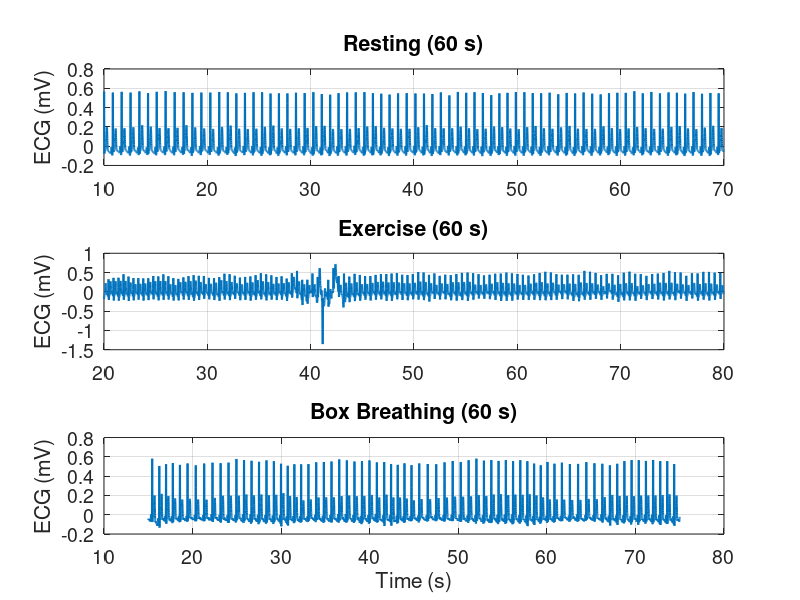

Reproduce this figure in MATLAB. (Note: this script raises an error after producing the figure.)
%% 1:Load Data
%General Idea is just loading all the data into two arrays and then
%clearing it for a new file.
% t- prefix denotes time instance
% ecg- prefix denotes ecg reading data
load("BoxBreathing.mat")
t_box = b1(:,1);
ecg_box = b1(:,2);

clear b1

load("Exercise.mat")
t_ex = b1(:,1);
ecg_ex = b1(:,2);

clear b1

load("Resting.mat")

t_rest = b1(:,1);
ecg_rest = b1(:,2);

clear b1

%% 2:Plot Signals
t0_rest = 10;    % start time for resting
t0_ex   = 20;    % start time for exercise
t0_box  = 15;    % start time for box breathing

% Masks for 60-second windows
mask_rest_60 = (t_rest >= t0_rest) & (t_rest <= t0_rest + 60);
mask_ex_60   = (t_ex   >= t0_ex)   & (t_ex   <= t0_ex   + 60);
mask_box_60  = (t_box  >= t0_box)  & (t_box  <= t0_box  + 60);
figure;
 
% 1) Resting
subplot(3,1,1);
plot(t_rest(mask_rest_60), ecg_rest(mask_rest_60), 'LineWidth', 1.5);
title('Resting (60 s)', 'FontSize', 16);
ylabel('ECG (mV)', 'FontSize', 14);
set(gca, 'FontSize', 14);
grid on;

% 2) Exercise
subplot(3,1,2);
plot(t_ex(mask_ex_60), ecg_ex(mask_ex_60), 'LineWidth', 1.5);
title('Exercise (60 s)', 'FontSize', 16);
ylabel('ECG (mV)', 'FontSize', 14);
set(gca, 'FontSize', 14);
grid on;

% 3) Box Breathing
subplot(3,1,3);
plot(t_box(mask_box_60), ecg_box(mask_box_60), 'LineWidth', 1.5);
title('Box Breathing (60 s)', 'FontSize', 16);
xlabel('Time (s)', 'FontSize', 14);
ylabel('ECG (mV)', 'FontSize', 14);
set(gca, 'FontSize', 14);
grid on;

%% 3:Install Signal Processing Toolbox




%% 3:Feature Extraction
%% Calculate sampling rate
Fs = 1/mean(diff(t_rest));

[pks_rest, locs_rest] = findpeaks(ecg_rest, ...
                                  'MinPeakHeight',    0.5, ...    % threshold in mV
                                  'MinPeakDistance',  0.3 * Fs);  % 300 ms * sampling rate
[pks_ex, locs_ex] = findpeaks(ecg_ex, ...
    'MinPeakHeight',0.5, ...
    'MinPeakDistance', 0.3 * Fs);

[pks_box, locs_box] = findpeaks(ecg_box, ...
    'MinPeakHeight', 0.5, ...
    'MinPeakDistance', 0.3 * Fs);

%% Step 4: Data Visual of Heartbeat peaks using findpeaks() [default configs]
%% RESTING HEART RATE
% Plot 2 subplots of the Resting heart rate with the second indicating
% the hearbeat peaks.

% Plot data: x = instance in time; y = wave-amplitude data (use only first 100 values)
% x-value Vector -> t_rest 
% y-value Vector -> ecg_rest

% Formatting Customization configs
windowMargin = 0.5; % border thickness between plot and window edge. 50% margin

% General plot configs
figure;
sgtitle("Resting Heart rate data from ECG");
xTimeVec = 1:100; % Chosen x-range for plots

%% HELPER LAMBDA functions
% Implement function for formatting plot window
% Use 20% borders (from the bottom of the plot to the edge of the window):

% Bottom border: -50% of minimum y-value
% Top border: +50% of maximum y-value

% formula: addBorder = [min(yValArg)*(-50%), max(yValArg)*(50%)]

% Args: yVal - vector of values
% Returns: scaled upper and lower limits for plot clarity
% NOTE: Window margin is a constant throughot all plots
addBorder = @(yVal) [(min(yVal) * (1 + windowMargin)), (max(yVal)  * (1 + windowMargin))]; 


% Implement lambda function for creating offset between plot and peak
% points marker
% Utilizes y-value range to scale offset between peak-marker and plot points.

% formula: clarityOffset = peakVal*(maxY - minY)(percentOffset)

% Args: peakVal - vector of all peaks on `yVals`
%       yVals -  vector of y-values for plot
% Offset between plot and marker
percentOffset = 0.05; % 5% offset on range
clarityOffset = @(peakVal, yVals) peakVal + (max(yVals) - min(yVals))*percentOffset;

%% Plot 1
subplot(2, 1, 1);

yValRest = ecg_rest;
% Use a solid blue line for plot
plot(t_rest, yValRest, "b-");

title("Resting");

% set x and y axis range limits
% Include window margin on plot for for data formatting in ylim
yLimRes = addBorder(yValRest);

ylim(yLimRes);
% x-value window from 101 to 100 for data visual clarity
xlim([101 110]);

%% Plot 2
subplot(2, 1, 2);

% Use a solid blue line for plot
plot(t_rest, yValRest, "b-");
hold on;

% Heart Rate peaks
% Use findpeaks to get points 
[pks_rest_def, locs_rest_def] = findpeaks(yValRest);

% Get time-vec of peak points by indexing `t_rest`
pTimeVecRest = t_rest(locs_rest_def);

% Formatted peakValues
% - Add-in a margin right below the peak indicators for clarity
formatPeakValRes = clarityOffset(pks_rest_def, yLimRes);

% plot peak points
scatter(pTimeVecRest, formatPeakValRes, [], "v", "MarkerEdgeColor", "b", "MarkerFaceColor", "b");
hold off;

% Title subplot
title("Resting with peaks");

% set x and y axis range limits
% Include window margin on plot for for data formatting
ylim(yLimRes);

% x-value window from 101 to 100 for data visual clarity
xlim([101 110]);
grid on;

%% EXERCISE HEART RATE
% Plot 2 subplots of the exercise heart rate with the second indicating
% the hearbeat peaks.

% Plot data: x = instance in time; y = wave-amplitude data
% x-value Vector -> t_ex
% y-value Vector -> ecg_ex

% General plot configs
figure;
sgtitle("Exercise Heart rate data from ECG");

%% Plot 1
subplot(2, 1, 1);

yValsEx = ecg_ex;
% Use a solid blue line for plot
plot(t_ex, yValsEx, "b-");

title("Exercise");
% set x and y axis range limits
% Include window margin on plot for for data formatting in ylim
yLimEx = addBorder(yValsEx);

ylim(yLimEx);
% x-value window from 101 to 100 for data visual clarity
xlim([101 110]);

%% Plot 2
subplot(2, 1, 2);

% Use a solid blue line for plot
plot(t_ex, yValsEx, "b-");
hold on;

% Heart Rate peaks
% Use findpeaks to get points 
[pks_ex_def, locs_ex_def] = findpeaks(yValsEx);

% Get time-vec of peak points by indexing `t_ex`
pTimeVecEx = t_ex(locs_ex_def);

% Formatted peakValues
% - Add-in a margin right below the peak indicators for clarity
formatPeakValEx = clarityOffset(pks_ex_def, yLimEx);

% plot peak points
scatter(pTimeVecEx, formatPeakValEx, [], "v", "MarkerEdgeColor", "b", "MarkerFaceColor", "b");
hold off;

% Title subplot
title("Exercise with peaks");

% set x and y axis range limits
% Include window margin on plot for for data formatting
ylim(yLimEx);

% x-value window from 101 to 100 for data visual clarity
xlim([101 110]);
grid on;

%% 7: Histogram and Boxplot Analysis

% Extract R peak times in 120-130s window for resting
 window_mask_rest = (t_rest(locs_rest) >= 120) & (t_rest(locs_rest) <= 130);
 peak_times_rest = t_rest(locs_rest(window_mask_rest));

 % Calculate intervals
 intervals_rest_manual = peak_times_rest(2: end) - peak_times_rest(1:end-1);

 % Calculate intervals (using diff)
 intervals_rest_diff = diff(peak_times_rest);

 % Convert to heart rate (BPM)
 heart_rate_rest = 60 ./ intervals_rest_diff;

 % Plot histogram
 figure;
 histogram(heart_rate_rest);
 xlabel('Heart Rate (BPM)', 'FontSize', 14);
 ylabel('Count', 'FontSize', 14);
 title('Resting heart rate distribution', 'FontSize', 16);

 %% Extract R peak times in 120-130s window for BOX BREATHING
window_mask_box = (t_box(locs_box) >= 120) & (t_box(locs_box) <= 130);
peak_times_box = t_box(locs_box(window_mask_box));

% Calculate intervals (manual method)
intervals_box_manual = peak_times_box(2:end) - peak_times_box(1:end-1);

% Calculate intervals (using diff)
intervals_box_diff = diff(peak_times_box);

% Convert to heart rate (BPM)
heart_rate_box = 60 ./ intervals_box_diff;

%% Plot histograms for all three conditions
figure;

% Resting histogram
subplot(3,1,1);
histogram(heart_rate_rest);
xlabel('Heart Rate (BPM)', 'FontSize', 14);
ylabel('Count', 'FontSize', 14);
title('Resting Heart Rate Distribution', 'FontSize', 16);
grid on;

% Exercise histogram
subplot(3,1,2);
histogram(heart_rate_ex);
xlabel('Heart Rate (BPM)', 'FontSize', 14);
ylabel('Count', 'FontSize', 14);
title('Exercise Heart Rate Distribution', 'FontSize', 16);
grid on;

% Box Breathing histogram
subplot(3,1,3);
histogram(heart_rate_box);
xlabel('Heart Rate (BPM)', 'FontSize', 14);
ylabel('Count', 'FontSize', 14);
title('Box Breathing Heart Rate Distribution', 'FontSize', 16);
grid on;

%% Create boxchart with combined data
% Combine all heart rate data
combinedData = [heart_rate_rest; heart_rate_ex; heart_rate_box];

% Create group labels
group = [ones(length(heart_rate_rest), 1); 
         2*ones(length(heart_rate_ex), 1); 
         3*ones(length(heart_rate_box), 1)];

% Plot boxchart
figure;
boxchart(group, combinedData);
xlabel('Condition', 'FontSize', 14);
ylabel('Heart Rate (BPM)', 'FontSize', 14);
title('Heart Rate Comparison Across Conditions', 'FontSize', 16);
xticklabels({'Resting', 'Exercise', 'Box Breathing'});
grid on;
set(gca, 'FontSize', 14);